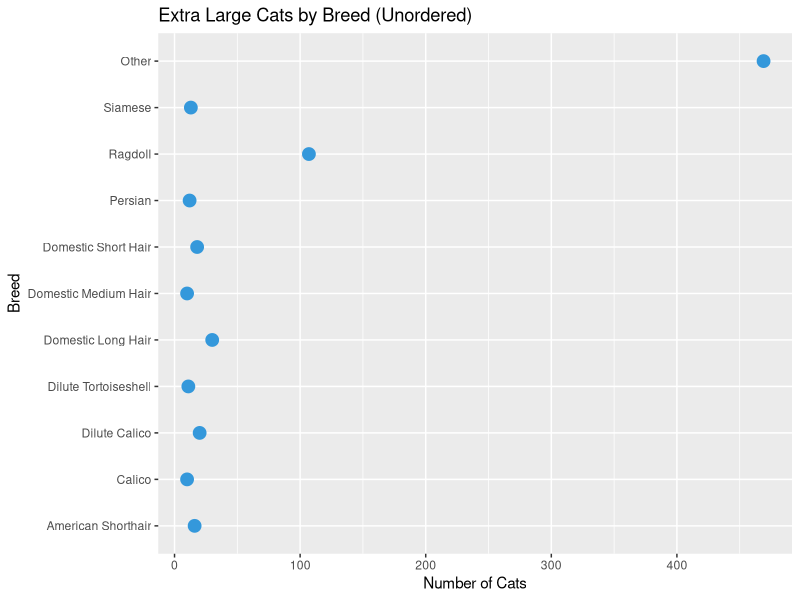
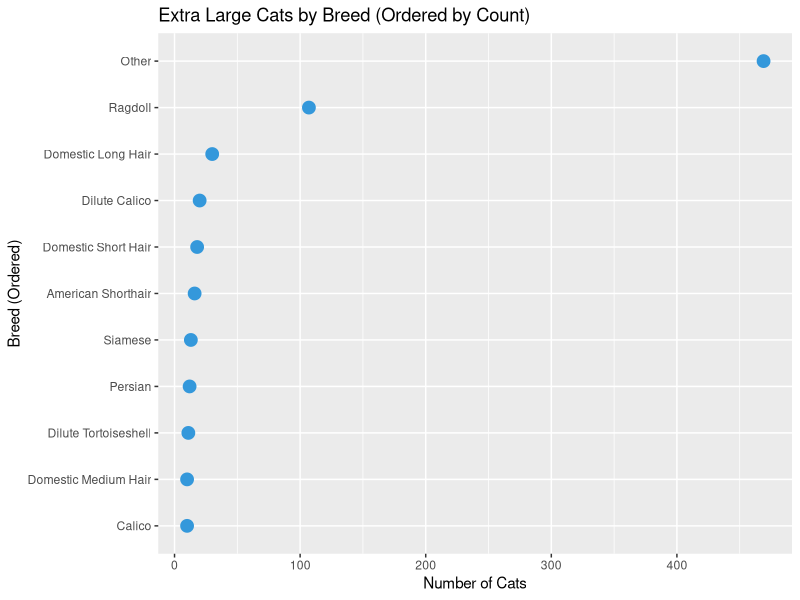

These charts were generated, in order, by the following R code:
## ---- chunk 1
knitr::opts_chunk$set(echo = TRUE, message = FALSE, warning = FALSE)
## ---- chunk 2
# Install necessary packages if not already installed
required_packages <- c("forcats", "sjlabelled", "dplyr", "ggplot2")
new_packages <- required_packages[!(required_packages %in% installed.packages()[, "Package"])]
if(length(new_packages)) install.packages(new_packages)

# Load necessary librarys
library(forcats) # Useful for working with categorical data (factors).
library(sjlabelled) # Helps with labeling data frames and variables.
library(dplyr) # Provides functions for data manipulation.
library(ggplot2) # Used for creating complex and customizable plots.

# Load the data
cat_breeds <- read.csv("data/cat_breeds_cleaned.csv")

# Inspect the structure of the dataset
str(cat_breeds)
## ---- chunk 3
# Check unique values in each column
sapply(cat_breeds, unique)

# Convert columns to factors (with ordered levels where applicable)
cat_breeds$age <- factor(cat_breeds$age, levels = c("Baby", "Young", "Adult", "Senior"), ordered = TRUE)
cat_breeds$size <- factor(cat_breeds$size, levels = c("Small", "Medium", "Large", "Extra Large"), ordered = TRUE)
cat_breeds$gender <- factor(cat_breeds$gender)
cat_breeds$breed <- factor(cat_breeds$breed)

# Check the structure again after conversions
str(cat_breeds)
## ---- chunk 4
# Keep the 10 most frequent breeds, lump the rest into "Other"
cat_breeds$breed <- fct_lump(cat_breeds$breed, n = 10)

# Check the structure again to verify the changes
str(cat_breeds$breed)
## ---- chunk 5
# Filter for Extra Large cats
extra_large_cats <- cat_breeds |> 
  filter(size == "Extra Large")

# Summarize the data by breed
extra_large_summary <- extra_large_cats |> 
  group_by(breed) |> 
  summarize(count = n())

# First plot (unordered)
ggplot(extra_large_summary, aes(x = count, y = breed)) +
  geom_point(color = "#3498db", size = 4) +
  labs(title = "Extra Large Cats by Breed (Unordered)",
       x = "Number of Cats",
       y = "Breed")
## ---- chunk 6
# Second plot (ordered by count)
ggplot(extra_large_summary, aes(x = count, y = fct_reorder(breed, count))) +
  geom_point(color = "#3498db", size = 4) +
  labs(title = "Extra Large Cats by Breed (Ordered by Count)",
       x = "Number of Cats",
       y = "Breed (Ordered)")
## ---- chunk 7
# Convert gender to binary (0 = Female, 1 = Male, NA = Unknown)
cat_breeds <- cat_breeds |> 
  mutate(gender_binary = ifelse(gender == "Female", 1, 
                                ifelse(gender == "Male", 0, NA)))

# Optionally, add labels for clarity
cat_breeds$gender_binary <- set_labels(cat_breeds$gender_binary, 
                                       labels = c("Female" = 1, "Male" = 0))

# Retrieve and check the labels
get_labels(cat_breeds$gender_binary)
## ---- chunk 8
# Reorder the size factor levels for a different perspective
cat_breeds$size <- fct_relevel(cat_breeds$size, "Extra Large", "Large", "Medium", "Small")

# Check the new order of the levels
levels(cat_breeds$size)

# Reverse the order to show small cat first
cat_breeds$size <- fct_rev(cat_breeds$size)

# Check the reversed order of the levels
levels(cat_breeds$size)
